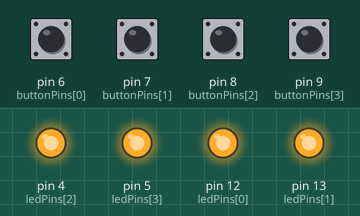
Simulated run of this sketch. Board: Arduino Uno, built with avr-gcc and run on an emulated ATmega328P. Shown: output pins drawn as LEDs (lit = HIGH). Dashed ring = blinking. The test bench sets the inputs (shaded band); at power-on: pin 6 (buttonPins[0]), pin 7 (buttonPins[1]), pin 8 (buttonPins[2]), pin 9 (buttonPins[3]) HIGH. Random numbers use the default seed unless the sketch sets one.

Above: at 1.2 s.
1.3 s: pin 6 (buttonPins[0]) pulled LOW for 0.15 s
At 2.4 s:
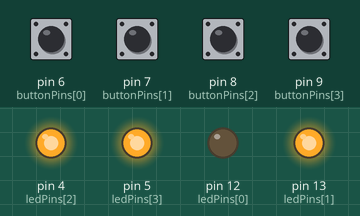
4.0 s: pin 7 (buttonPins[1]) pulled LOW for 0.15 s
At 4.75 s:
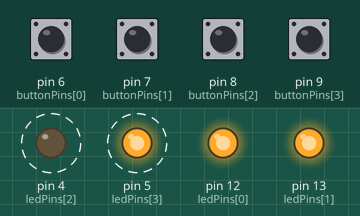
At 5.25 s:
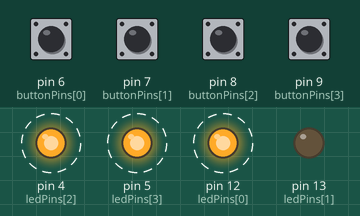
Timing chart, 0 to 7.3 s (numbered marks = the images above; inputs shaded):
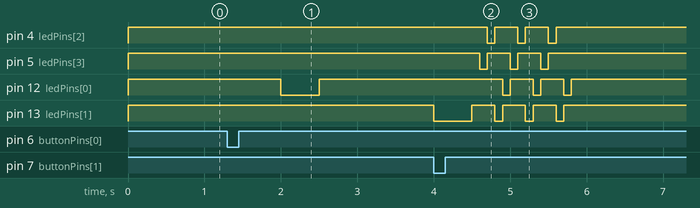

Measured:
- after the input at 1.3 s, pin 12 (ledPins[0]): HIGH → LOW after 0.70 s, → HIGH 0.50 s later
- after the input at 4.0 s, pin 4 (ledPins[2]): alternates HIGH for 0.30 s and LOW for 0.10 s, 6 changes in all, then stays HIGH, starting after 0.70 s; pin 5 (ledPins[3]): alternates HIGH for 0.30 s and LOW for 0.10 s, 6 changes in all, then stays HIGH, starting after 0.60 s

The sketch:

simon.ino
```cpp
// LED and button pin mappings
const int ledPins[4] = {12, 13, 4, 5};      // LEDs
const int buttonPins[4] = {6, 7, 8, 9};     // Buttons

const int maxRounds = 100;                 // Max sequence length
int sequence[maxRounds];                  // Stores the random sequence
int currentRound = 0;                     // How far the player has gotten

// Time settings (in ms)
const int ledOnTime = 500;
const int ledOffTime = 200;
const int inputDelay = 50;

void setup() {
  // Initialize LED pins
  for (int i = 0; i < 4; i++) {
    pinMode(ledPins[i], OUTPUT);
    digitalWrite(ledPins[i], HIGH);
  }

  // Initialize button pins
  for (int i = 0; i < 4; i++) {
    pinMode(buttonPins[i], INPUT_PULLUP);
  }

  randomSeed(analogRead(0)); // Seed randomness
}

void loop() {
  waitForStart();

  currentRound = 1;

  while (true) {
    generateNextColor();
    playSequence();
    if (!getUserInput()) {
      loseAnimation();
      break;
    }
    delay(500); // Short pause between rounds
    currentRound++;
  }
}

// Waits for any button press to start the game
void waitForStart() {
  while (true) {
    for (int i = 0; i < 4; i++) {
      if (digitalRead(buttonPins[i]) == LOW) {
        delay(200); // Debounce delay
        return;
      }
    }
  }
}

// Adds a new random LED to the sequence
void generateNextColor() {
  sequence[currentRound - 1] = random(0, 4);
}

// Plays the current sequence
void playSequence() {
  delay(500); // Delay before sequence plays
  for (int i = 0; i < currentRound; i++) {
    int led = sequence[i];
    digitalWrite(ledPins[led], LOW);
    delay(ledOnTime);
    digitalWrite(ledPins[led], HIGH);
    delay(ledOffTime);
  }
}

// Waits for user input and checks if it's correct
bool getUserInput() {
  for (int i = 0; i < currentRound; i++) {
    int input = waitForButtonPress();
    if (input != sequence[i]) {
      return false;
    }
  }
  return true;
}

// Waits until one of the buttons is pressed, returns index
int waitForButtonPress() {
  while (true) {
    for (int i = 0; i < 4; i++) {
      if (digitalRead(buttonPins[i]) == LOW) {
        // Light up the LED to give feedback
        digitalWrite(ledPins[i], LOW);
        delay(ledOnTime);
        digitalWrite(ledPins[i], HIGH);
        delay(inputDelay);
        // Wait for button release
        while (digitalRead(buttonPins[i]) == LOW);
        delay(inputDelay);
        return i;
      }
    }
  }
}

// Plays the losing animation (right to left flashing)
void loseAnimation() {
  for (int i = 0; i < 3; i++) {
    for (int j = 3; j >= 0; j--) {
      digitalWrite(ledPins[j], LOW);
      delay(100);
      digitalWrite(ledPins[j], HIGH);
    }
  }
  delay(1000);
}
```
